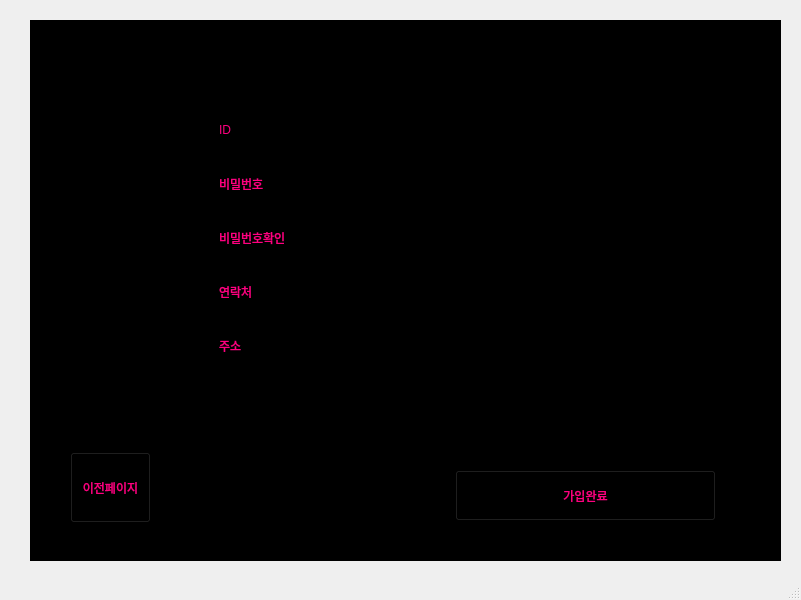
<?xml version="1.0" encoding="UTF-8"?>
<ui version="4.0">
 <class>MainWindow</class>
 <widget class="QMainWindow" name="MainWindow">
  <property name="geometry">
   <rect>
    <x>0</x>
    <y>0</y>
    <width>801</width>
    <height>600</height>
   </rect>
  </property>
  <property name="windowTitle">
   <string>MainWindow</string>
  </property>
  <widget class="QWidget" name="centralwidget">
   <widget class="QStackedWidget" name="stackedWidget">
    <property name="geometry">
     <rect>
      <x>30</x>
      <y>20</y>
      <width>751</width>
      <height>541</height>
     </rect>
    </property>
    <property name="styleSheet">
     <string notr="true">color: rgb(255, 0, 127);</string>
    </property>
    <property name="currentIndex">
     <number>0</number>
    </property>
    <widget class="QWidget" name="page">
     <property name="styleSheet">
      <string notr="true">background-color: rgb(0, 0, 0);
color: rgb(255, 0, 127);</string>
     </property>
     <widget class="QWidget" name="formLayoutWidget_2">
      <property name="geometry">
       <rect>
        <x>189</x>
        <y>99</y>
        <width>381</width>
        <height>301</height>
       </rect>
      </property>
      <layout class="QFormLayout" name="formLayout_2">
       <item row="0" column="0">
        <widget class="QLabel" name="iDLabel">
         <property name="text">
          <string>ID</string>
         </property>
        </widget>
       </item>
       <item row="0" column="1">
        <widget class="QLineEdit" name="id_2"/>
       </item>
       <item row="3" column="0">
        <widget class="QLabel" name="label">
         <property name="text">
          <string>비밀번호</string>
         </property>
        </widget>
       </item>
       <item row="3" column="1">
        <widget class="QLineEdit" name="password_2">
         <property name="text">
          <string/>
         </property>
        </widget>
       </item>
       <item row="6" column="0">
        <widget class="QLabel" name="Label_3">
         <property name="text">
          <string>비밀번호확인</string>
         </property>
        </widget>
       </item>
       <item row="6" column="1">
        <widget class="QLineEdit" name="confirm"/>
       </item>
       <item row="8" column="0">
        <widget class="QLabel" name="Label_4">
         <property name="text">
          <string>연락처</string>
         </property>
        </widget>
       </item>
       <item row="8" column="1">
        <widget class="QLineEdit" name="call"/>
       </item>
       <item row="10" column="0">
        <widget class="QLabel" name="Label_5">
         <property name="text">
          <string>주소</string>
         </property>
        </widget>
       </item>
       <item row="10" column="1">
        <widget class="QLineEdit" name="address"/>
       </item>
       <item row="1" column="1">
        <spacer name="horizontalSpacer_4">
         <property name="orientation">
          <enum>Qt::Horizontal</enum>
         </property>
         <property name="sizeHint" stdset="0">
          <size>
           <width>40</width>
           <height>20</height>
          </size>
         </property>
        </spacer>
       </item>
       <item row="4" column="1">
        <spacer name="horizontalSpacer_5">
         <property name="orientation">
          <enum>Qt::Horizontal</enum>
         </property>
         <property name="sizeHint" stdset="0">
          <size>
           <width>40</width>
           <height>20</height>
          </size>
         </property>
        </spacer>
       </item>
       <item row="7" column="1">
        <spacer name="horizontalSpacer_6">
         <property name="orientation">
          <enum>Qt::Horizontal</enum>
         </property>
         <property name="sizeHint" stdset="0">
          <size>
           <width>40</width>
           <height>20</height>
          </size>
         </property>
        </spacer>
       </item>
       <item row="9" column="1">
        <spacer name="horizontalSpacer_7">
         <property name="orientation">
          <enum>Qt::Horizontal</enum>
         </property>
         <property name="sizeHint" stdset="0">
          <size>
           <width>40</width>
           <height>20</height>
          </size>
         </property>
        </spacer>
       </item>
      </layout>
     </widget>
     <widget class="QPushButton" name="confirmjoin">
      <property name="geometry">
       <rect>
        <x>425</x>
        <y>450</y>
        <width>261</width>
        <height>51</height>
       </rect>
      </property>
      <property name="text">
       <string>가입완료</string>
      </property>
     </widget>
     <widget class="QPushButton" name="previous_btn">
      <property name="geometry">
       <rect>
        <x>40</x>
        <y>432</y>
        <width>81</width>
        <height>71</height>
       </rect>
      </property>
      <property name="text">
       <string>이전페이지</string>
      </property>
     </widget>
    </widget>
    <widget class="QWidget" name="join_page">
     <property name="styleSheet">
      <string notr="true">background-color: rgb(0, 0, 0);
color: rgb(255, 0, 127);</string>
     </property>
     <widget class="QWidget" name="formLayoutWidget">
      <property name="geometry">
       <rect>
        <x>140</x>
        <y>130</y>
        <width>431</width>
        <height>291</height>
       </rect>
      </property>
      <layout class="QFormLayout" name="formLayout">
       <item row="1" column="0">
        <widget class="QLabel" name="Label">
         <property name="text">
          <string> ID</string>
         </property>
        </widget>
       </item>
       <item row="1" column="1">
        <widget class="QLineEdit" name="id"/>
       </item>
       <item row="2" column="1">
        <spacer name="horizontalSpacer">
         <property name="orientation">
          <enum>Qt::Horizontal</enum>
         </property>
         <property name="sizeHint" stdset="0">
          <size>
           <width>40</width>
           <height>20</height>
          </size>
         </property>
        </spacer>
       </item>
       <item row="4" column="0">
        <widget class="QLabel" name="passwordLabel">
         <property name="text">
          <string>Password</string>
         </property>
        </widget>
       </item>
       <item row="4" column="1">
        <widget class="QLineEdit" name="password"/>
       </item>
       <item row="5" column="1">
        <spacer name="horizontalSpacer_2">
         <property name="orientation">
          <enum>Qt::Horizontal</enum>
         </property>
         <property name="sizeHint" stdset="0">
          <size>
           <width>40</width>
           <height>20</height>
          </size>
         </property>
        </spacer>
       </item>
       <item row="6" column="1">
        <widget class="QPushButton" name="login">
         <property name="text">
          <string>login</string>
         </property>
        </widget>
       </item>
       <item row="8" column="1">
        <widget class="QPushButton" name="join">
         <property name="text">
          <string>join</string>
         </property>
        </widget>
       </item>
       <item row="7" column="1">
        <spacer name="horizontalSpacer_3">
         <property name="orientation">
          <enum>Qt::Horizontal</enum>
         </property>
         <property name="sizeHint" stdset="0">
          <size>
           <width>40</width>
           <height>20</height>
          </size>
         </property>
        </spacer>
       </item>
      </layout>
     </widget>
    </widget>
   </widget>
  </widget>
  <widget class="QMenuBar" name="menubar">
   <property name="geometry">
    <rect>
     <x>0</x>
     <y>0</y>
     <width>801</width>
     <height>21</height>
    </rect>
   </property>
  </widget>
  <widget class="QStatusBar" name="statusbar"/>
 </widget>
 <resources/>
 <connections/>
</ui>
